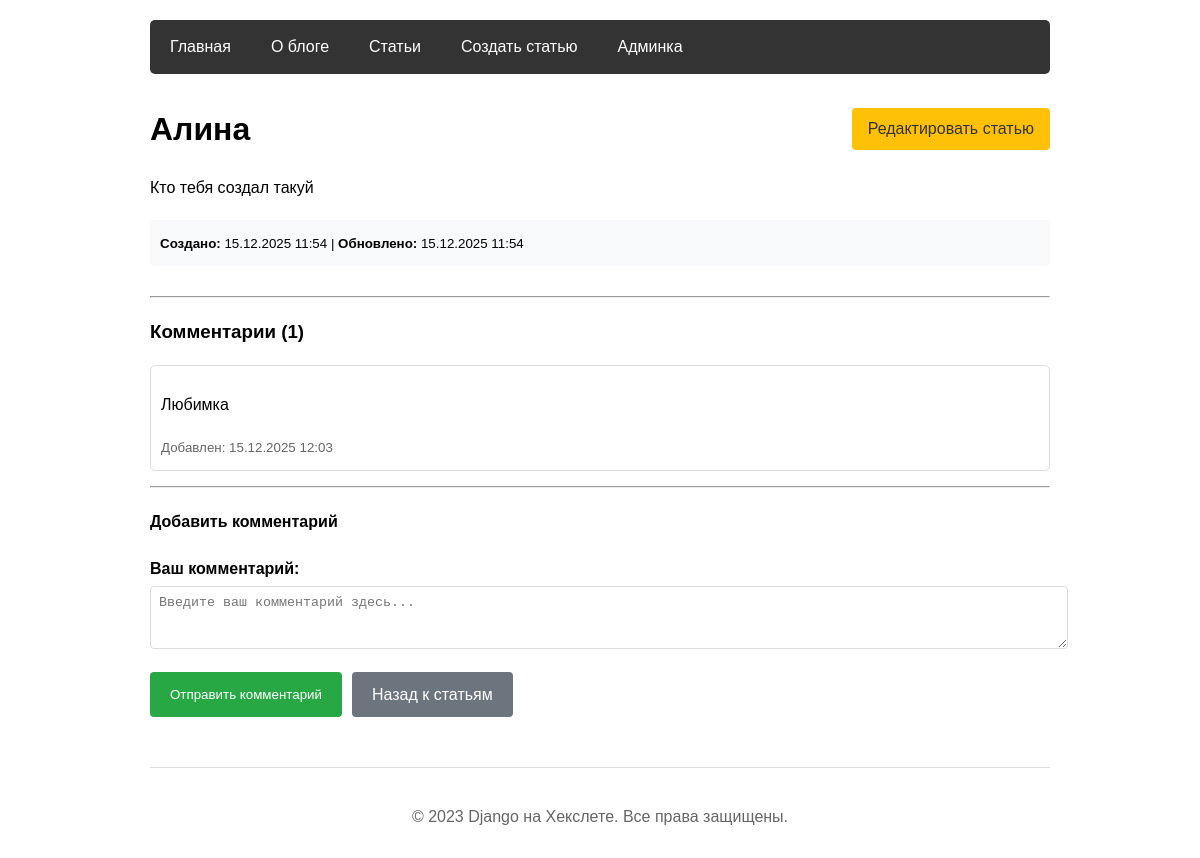
Before: /articles/8/ with the older database file.
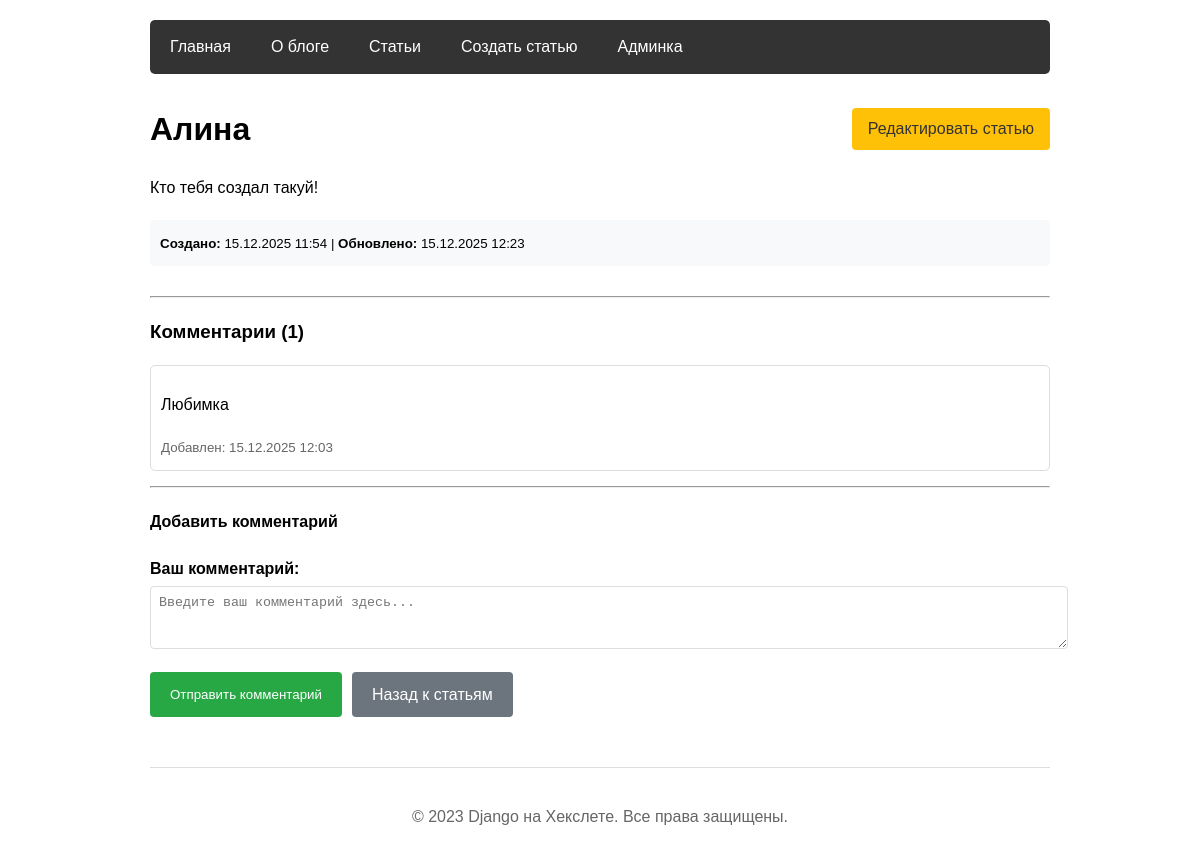
After: the same page with the newer database file.
### hexlet_django_blog/article/models.py (models this page shows, shortened)
class Article(models.Model):
    name = models.CharField(max_length=200)
    body = models.TextField()
    created_at = models.DateTimeField(auto_now_add=True)
    updated_at = models.DateTimeField(auto_now=True)

class ArticleComment(models.Model):
    content = models.CharField("content", max_length=100)
    created_at = models.DateTimeField(auto_now_add=True)
    article = models.ForeignKey(
        Article,
        on_delete=models.CASCADE,
        related_name='comments'
    )

### hexlet_django_blog/article/views.py (the view, shortened to what this page needs)
# urls.py: path("<int:id>/", ArticleView.as_view(), name='show'),
class ArticleView(View):
    def get(self, request, *args, **kwargs):
        article = get_object_or_404(Article, id=kwargs["id"])
        comment_form = ArticleCommentForm()
        return render(
            request,
            "articles/show.html",
            context={
                "article": article,
                "comment_form": comment_form,
            },
        )

### hexlet_django_blog/article/forms.py
class ArticleCommentForm(forms.ModelForm):
    class Meta:
        model = ArticleComment
        fields = ['content']
        widgets = {
            'content': forms.Textarea(attrs={
                'rows': 3,
                'placeholder': 'Введите ваш комментарий здесь...'
            }),
        }
        labels = {
            'content': 'Ваш комментарий',
        }

### hexlet_django_blog/templates/articles/show.html (shortened to what this page needs)
{% extends "base.html" %}
{% block content %}
    <div style="display: flex; justify-content: space-between; align-items: center; margin-bottom: 20px;">
        <h1 style="margin: 0;">{{ article.name }}</h1>
        <a href="{% url 'article:update' id=article.id %}" style="padding: 8px 16px; background-color: #ffc107; color: #333; text-decoration: none; border-radius: 4px;">
            Редактировать статью
        </a>
    </div>
    <div class="article-content" style="margin-bottom: 20px;">
        {{ article.body|linebreaks }}
    </div>
    <div class="article-meta" style="margin-bottom: 30px; padding: 10px; background-color: #f8f9fa; border-radius: 4px;">
        <small>
            <strong>Создано:</strong> {{ article.created_at|date:"d.m.Y H:i" }}
            {% if article.created_at != article.updated_at %}
                | <strong>Обновлено:</strong> {{ article.updated_at|date:"d.m.Y H:i" }}
            {% endif %}
        </small>
    </div>
    <hr>
    <h3>Комментарии ({{ article.comments.count }})</h3>
    {% if article.comments.all %}
        {% for comment in article.comments.all %}
            <div class="comment" style="margin-bottom: 15px; padding: 10px; border: 1px solid #ddd; border-radius: 5px;">
                <p>{{ comment.content }}</p>
                <small style="color: #666;">
                    Добавлен: {{ comment.created_at|date:"d.m.Y H:i" }}
                </small>
            </div>
        {% endfor %}
    {% else %}
        <p>Пока нет комментариев.</p>
    {% endif %}
    <hr>
    <h4>Добавить комментарий</h4>
    <form method="post" style="margin-top: 20px;">
        <div class="form-group" style="margin-bottom: 15px;">
            <label for="id_content" style="display: block; margin-bottom: 5px; font-weight: bold;">
                Ваш комментарий:
            </label>
            <textarea name="content" id="id_content" rows="3"
                      style="width: 100%; padding: 8px; border: 1px solid #ddd; border-radius: 4px;"
                      placeholder="Введите ваш комментарий здесь...">{{ comment_form.content.value|default:'' }}</textarea>
        </div>
        <div style="display: flex; gap: 10px;">
            <button type="submit" style="padding: 10px 20px; background-color: #28a745; color: white; border: none; border-radius: 4px; cursor: pointer;">
                Отправить комментарий
            </button>
            <a href="{% url 'article:index' %}" style="padding: 10px 20px; background-color: #6c757d; color: white; text-decoration: none; border-radius: 4px; display: inline-block;">
                Назад к статьям
            </a>
        </div>
    </form>
{% endblock %}

### hexlet_django_blog/templates/base.html (shortened to what this page needs)
<!DOCTYPE html>
<html lang="en">
<head>
</head>
<body>
    <div class="navbar">
        <a href="/">Главная</a>
        <a href="{% url 'about' %}">О блоге</a>
        <a href="{% url 'article:index' %}">Статьи</a>
        <a href="{% url 'article:create' %}">Создать статью</a>
        <a href="/admin/">Админка</a>
    </div>
    <div id="content">
        {% block content %}{% endblock %}
    </div>
    <footer style="margin-top: 50px; padding-top: 20px; border-top: 1px solid #ddd; text-align: center; color: #666;">
        <p>© 2023 Django на Хекслете. Все права защищены.</p>
    </footer>
</body>
</html>

### hexlet_django_blog/templates/base.html (style rules this page uses)
body { font-family: Arial, sans-serif; max-width: 900px; margin: 0 auto; padding: 20px; line-height: 1.6; }
.navbar { background-color: #333; overflow: hidden; margin-bottom: 30px; border-radius: 5px; }
.navbar a { float: left; color: white; text-align: center; padding: 14px 20px; text-decoration: none; font-size: 16px; }
.form-group { margin-bottom: 15px; }
label { display: block; margin-bottom: 5px; font-weight: bold; }

Changed rows visible on the page:
changed Article "Алина": body "Кто тебя создал такуй" → "Кто тебя создал такуй!"; updated_at "15.12.2025 11:54" → "15.12.2025 12:23"
